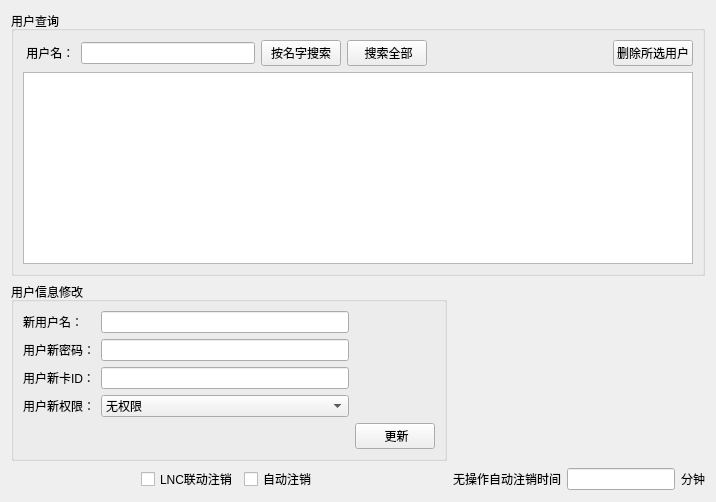
          <widget class="QWidget" name="tab_usermanag">
           <attribute name="title">
            <string>用户管理</string>
           </attribute>
           <layout class="QGridLayout" name="gridLayout_52">
            <item row="2" column="0">
             <spacer name="horizontalSpacer_43">
              <property name="orientation">
               <enum>Qt::Horizontal</enum>
              </property>
              <property name="sizeHint" stdset="0">
               <size>
                <width>124</width>
                <height>20</height>
               </size>
              </property>
             </spacer>
            </item>
            <item row="2" column="1">
             <widget class="QCheckBox" name="chbLogOutByLnc">
              <property name="text">
               <string>LNC联动注销</string>
              </property>
             </widget>
            </item>
            <item row="2" column="2">
             <widget class="QCheckBox" name="chbLogOutAuto">
              <property name="text">
               <string>自动注销</string>
              </property>
             </widget>
            </item>
            <item row="2" column="3">
             <spacer name="horizontalSpacer_44">
              <property name="orientation">
               <enum>Qt::Horizontal</enum>
              </property>
              <property name="sizeHint" stdset="0">
               <size>
                <width>124</width>
                <height>20</height>
               </size>
              </property>
             </spacer>
            </item>
            <item row="2" column="4">
             <widget class="QLabel" name="label_9">
              <property name="text">
               <string>无操作自动注销时间</string>
              </property>
             </widget>
            </item>
            <item row="2" column="5">
             <widget class="QLineEdit" name="leLogoutTime"/>
            </item>
            <item row="2" column="6">
             <widget class="QLabel" name="label_10">
              <property name="text">
               <string>分钟</string>
              </property>
             </widget>
            </item>
            <item row="0" column="0" colspan="7">
             <widget class="QGroupBox" name="groupBox_11">
              <property name="title">
               <string>用户查询</string>
              </property>
              <layout class="QGridLayout" name="gridLayout_25">
               <item row="0" column="5">
                <widget class="QPushButton" name="btDeletUser">
                 <property name="text">
                  <string>删除所选用户</string>
                 </property>
                </widget>
               </item>
               <item row="0" column="0">
                <widget class="QLabel" name="label_35">
                 <property name="text">
                  <string> 用户名：</string>
                 </property>
                </widget>
               </item>
               <item row="0" column="3">
                <widget class="QPushButton" name="btQuerryAllUsers">
                 <property name="text">
                  <string> 搜索全部</string>
                 </property>
                </widget>
               </item>
               <item row="0" column="2">
                <widget class="QPushButton" name="btQuerryByUser">
                 <property name="text">
                  <string>按名字搜索</string>
                 </property>
                </widget>
               </item>
               <item row="0" column="1">
                <widget class="QLineEdit" name="leQuerryUser"/>
               </item>
               <item row="1" column="0" colspan="6">
                <widget class="QTableView" name="tbvUsers"/>
               </item>
               <item row="0" column="4">
                <spacer name="horizontalSpacer_42">
                 <property name="orientation">
                  <enum>Qt::Horizontal</enum>
                 </property>
                 <property name="sizeHint" stdset="0">
                  <size>
                   <width>140</width>
                   <height>20</height>
                  </size>
                 </property>
                </spacer>
               </item>
              </layout>
             </widget>
            </item>
            <item row="1" column="0" colspan="4">
             <widget class="QGroupBox" name="groupBox_12">
              <property name="title">
               <string>用户信息修改</string>
              </property>
              <layout class="QGridLayout" name="gridLayout_26">
               <item row="0" column="0">
                <widget class="QLabel" name="label_31">
                 <property name="text">
                  <string>新用户名：</string>
                 </property>
                </widget>
               </item>
               <item row="0" column="1">
                <widget class="QLineEdit" name="leModifyUser"/>
               </item>
               <item row="1" column="0">
                <widget class="QLabel" name="label_32">
                 <property name="text">
                  <string>用户新密码：</string>
                 </property>
                </widget>
               </item>
               <item row="1" column="1">
                <widget class="QLineEdit" name="leModifyUserPaswd">
                 <property name="echoMode">
                  <enum>QLineEdit::PasswordEchoOnEdit</enum>
                 </property>
                </widget>
               </item>
               <item row="2" column="0">
                <widget class="QLabel" name="label_33">
                 <property name="text">
                  <string>用户新卡ID：</string>
                 </property>
                </widget>
               </item>
               <item row="2" column="1">
                <widget class="QLineEdit" name="leModifyUserID">
                 <property name="echoMode">
                  <enum>QLineEdit::PasswordEchoOnEdit</enum>
                 </property>
                </widget>
               </item>
               <item row="3" column="0">
                <widget class="QLabel" name="label_34">
                 <property name="text">
                  <string>用户新权限：</string>
                 </property>
                </widget>
               </item>
               <item row="3" column="1">
                <widget class="QComboBox" name="cbModifyUserPriv">
                 <item>
                  <property name="text">
                   <string>无权限</string>
                  </property>
                 </item>
                 <item>
                  <property name="text">
                   <string>操作员</string>
                  </property>
                 </item>
                 <item>
                  <property name="text">
                   <string>技术员</string>
                  </property>
                 </item>
                 <item>
                  <property name="text">
                   <string>工程师</string>
                  </property>
                 </item>
                 <item>
                  <property name="text">
                   <string>管理员</string>
                  </property>
                 </item>
                 <item>
                  <property name="text">
                   <string/>
                  </property>
                 </item>
                </widget>
               </item>
               <item row="4" column="2">
                <widget class="QPushButton" name="btModifyUserInfo">
                 <property name="text">
                  <string> 更新</string>
                 </property>
                </widget>
               </item>
              </layout>
             </widget>
            </item>
           </layout>
          </widget>
